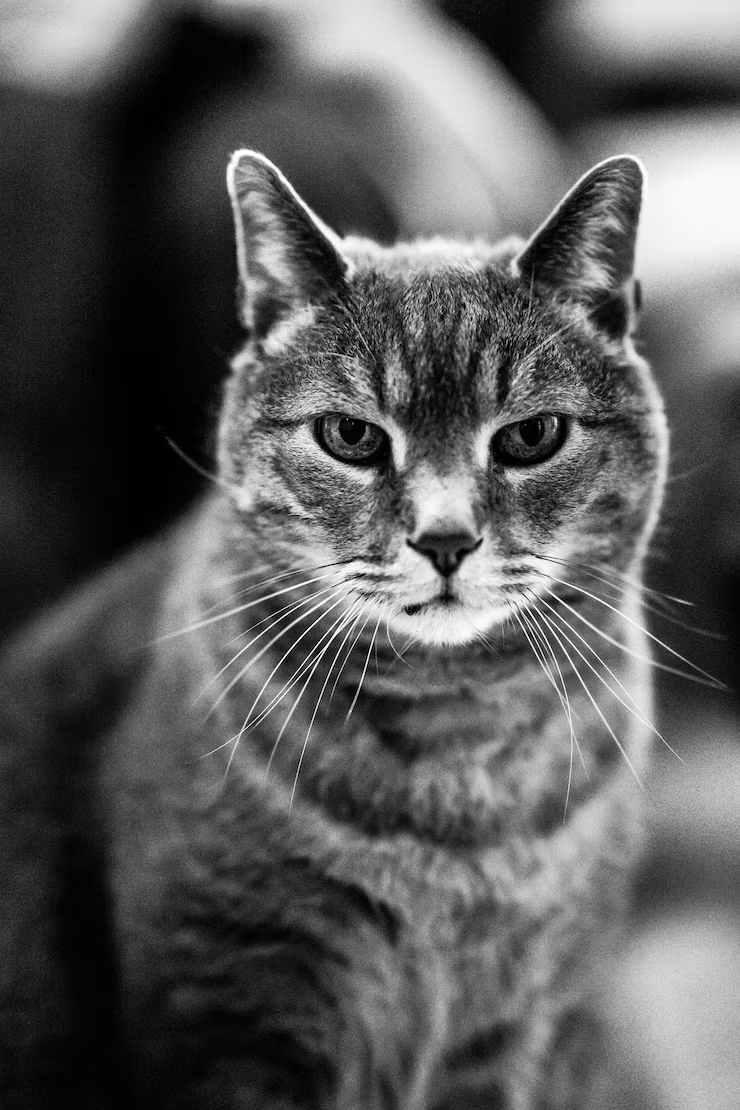
#> input picture opencv-201/kedi.png, 740 x 1110 px, found by its file name
$ python ilgilenilen-alan.py
#> lines starting #> are read from the running program, lines starting #| are printed output that depends on the picture; after the words box and inside, x2 and y2 are one past the last pixel; in counts of white or black regions, pixels touching at a corner belong together
import cv2 as cv
import numpy as np

# ROI region of interest
# bir resimde ilgilenmek istediğim alan için kullanmamız gereken yapı
src = cv.imread("/home/kiyran/Masaüstü/opencv/opencv-201/kedi.png")
#> src is the input picture: shape (1110, 740, 3); min 0, max 255, mean 91.4


h,w = src.shape[:2]
#> h = 1110; w = 740

img = src.copy()

roi = img[300:750,500:600,:]
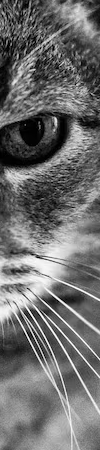
#> roi: shape (450, 100, 3); min 0, max 255, mean 109.9

print(roi.shape[:2])
#| (450, 100)

cv.imshow("roi",roi)
cv.waitKey(0)

img[0:450,0:100,:] = roi
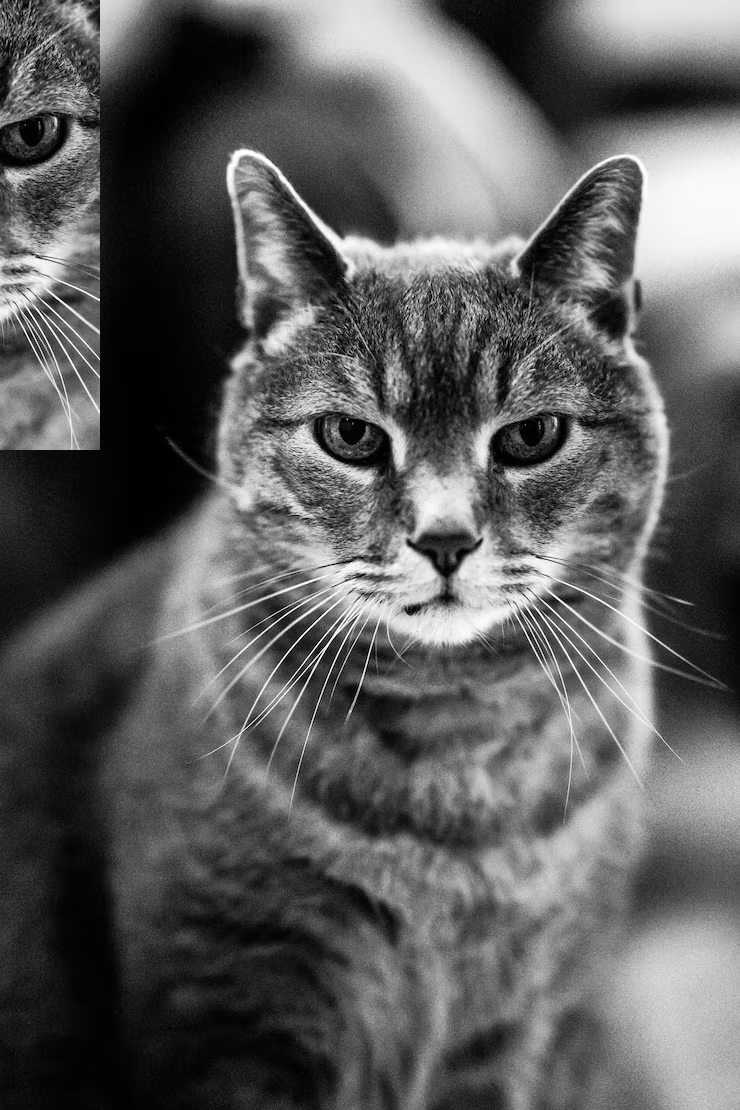
#> img: shape (1110, 740, 3); 5.47% of pixels changed, all inside (x1, y1, x2, y2) = (0, 0, 100, 450)

cv.imshow("img",img)
cv.waitKey(0)
